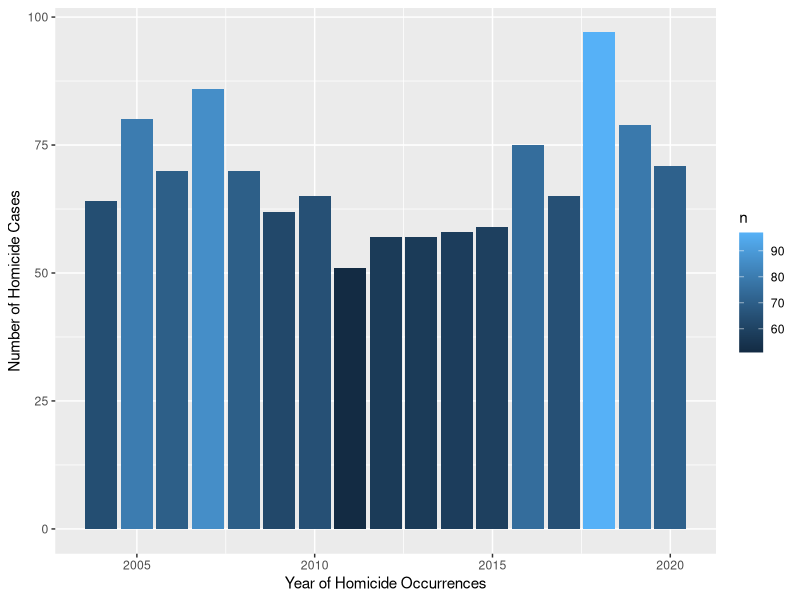
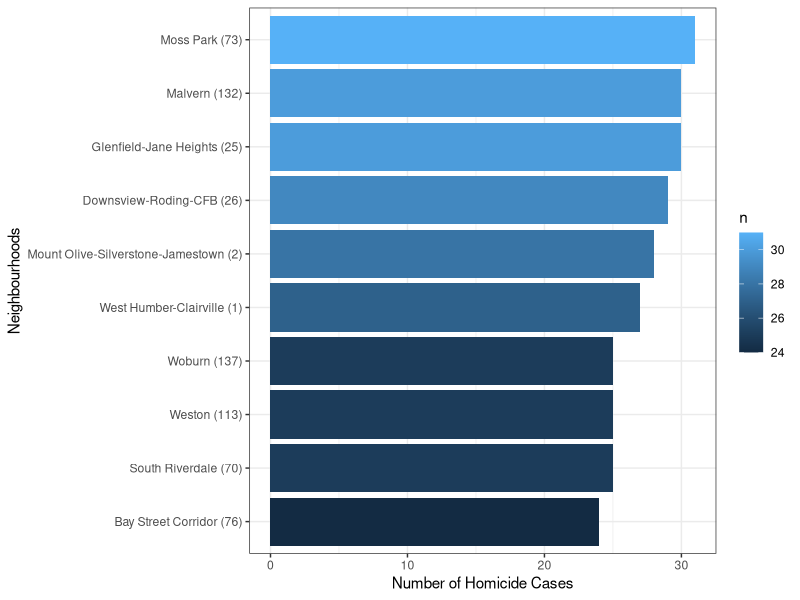
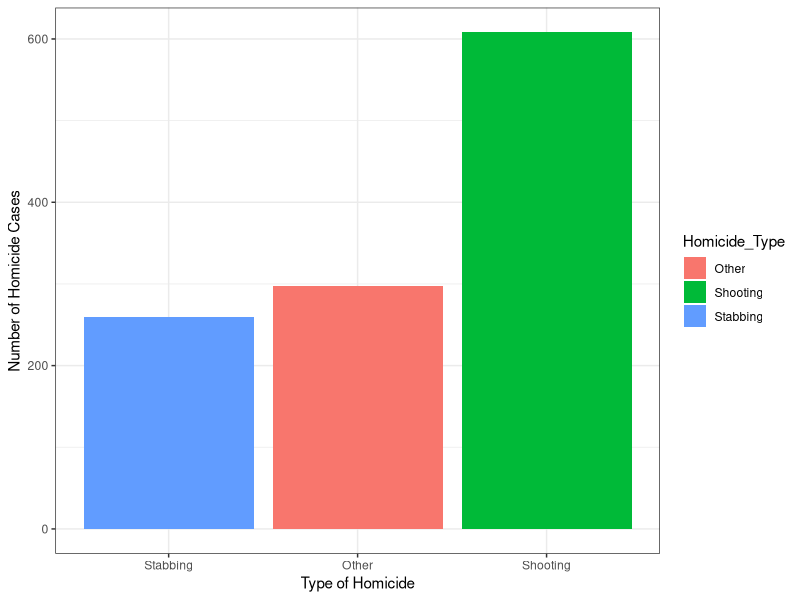

Reproduce these figures in R, in order.
## ---- chunk 1
knitr::opts_chunk$set(echo = TRUE)

library(tidyverse)
library(palmerpenguins)
## ---- chunk 2
library(tidyverse)
library(knitr)

homicide <- 
  read.csv(here::here("inputs/data/homocide.csv"))

# Clean out the unnecessary variables
cleaned_homicide_data <-
  homicide |>
  select(Occurrence_year, 
         Homicide_Type,
         Neighbourhood)
## ---- chunk 3

cleaned_homicide_data |> 
  select(Occurrence_year, Neighbourhood, Homicide_Type) |>
  slice(1:10) |> 
  kable(
    caption = "First ten rows of a dataset of a dataset that shows homicide occurrence",
    col.names = c("Year of Occurrences,",
                  "Neighborhood of Occurences", "Type of Homicide"),
    digits = 1,
    booktabs = TRUE,
    linesep = ""
  )
## ---- chunk 4

# Make tibble for individual variable

tibble_occurrence_year <- 
  tibble(cleaned_homicide_data) |>
  count(Occurrence_year)

tibble_neighbourhood <- 
  tibble(cleaned_homicide_data) |>
  count(Neighbourhood)

tibble_homicide_type <- 
  tibble(cleaned_homicide_data) |>
  count(Homicide_Type)

## ---- chunk 5

tibble_occurrence_year |> 
  ggplot(aes(x = Occurrence_year, y = n, fill = n)) +
  geom_col() +
  xlab("Year of Homicide Occurrences") +
  ylab("Number of Homicide Cases") +
  theme_set(theme_bw())

## ---- chunk 6

tibble_neighbourhood |> 
  group_by(Neighbourhood, n) |>
  arrange(desc(n)) |>
  head(10) |>
  ggplot(aes(x = reorder(Neighbourhood, n), 
             y = n, 
             fill = n)) +
  geom_col() +
  xlab("Neighbourhoods") +
  ylab("Number of Homicide Cases") +
  coord_flip() +
  theme_set(theme_bw())
## ---- chunk 7

tibble_homicide_type |>
  ggplot(aes(reorder(x = Homicide_Type, n),
             y = n, 
             fill = Homicide_Type)) +
  geom_col() +
  xlab("Type of Homicide") +
  ylab("Number of Homicide Cases") +
  theme_set(theme_bw())
